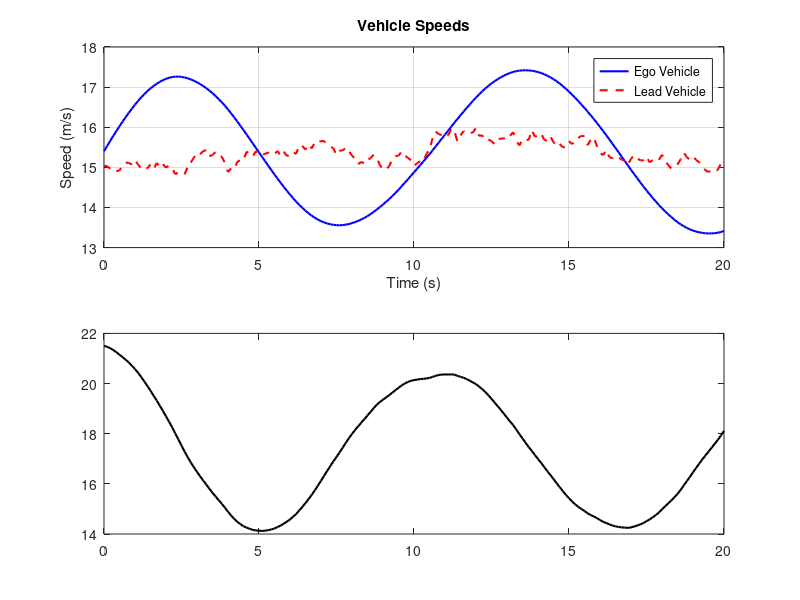

The MATLAB source for this figure: (Note: this script raises an error after producing the figure.)
% Vehicle and controller parameters 

v_ego = 15; % m/s (Initial speed) 

v_lead = 15; % m/s (Initial speed) 

x_ego = 0;   % Initial position 

x_lead = 20; % Initial position  

 

desired_distance = 17.5; % m (Target distance) 

critical_distance = 10;  % m (minimum distance) 

upper_distance_limit = 25; % m (Target upper boundary) 

 

max_force = 8000;      % N (Max acceleration/braking force) 

mass_ego = 1500;       % kg 

 

% Simulation setup 

time_step = 0.1;  

simulation_time = 20;  

time_vector = 0:time_step:simulation_time; 

 

% PID state 

integral_error = 0; 

previous_error = 0; 

 

% Data Logging 

v_ego_log = zeros(size(time_vector)); % Ego Velocity 

v_lead_log = zeros(size(time_vector)); % Lead Velocity 

distance_log = zeros(size(time_vector)); % Inter-Vehicle Distance 

 

for i = 1:length(time_vector) 

    t = time_vector(i); 

 

    % Random fluctuation in lead vehicle's acceleration 

    a_lead = randn() * 0.3 +randn(); % random noise with deviation 0f 0.3 + random num 

    v_lead = max(0, v_lead + a_lead * time_step); % Update lead speed, ensure non-negative 

    x_lead = x_lead + v_lead * time_step;         % Update lead position 

 

    % Compute distance between vehicles 

    distance = max(0, x_lead - x_ego); % Ensure non-negative distance 

 

    % PID error relative to the desired distance 

    error = distance - desired_distance; 

 

    % --- Control Logic --- % 

    if distance < critical_distance 

        % Emergency Override: Apply full braking if below critical distance 

        control_force = -max_force; 

        integral_error = 0; % Reset integral term 

    else 

        % Adaptive PID: Adjust gains based on current distance relative to boundaries 

        if distance < 14 % Getting close to the lower bound (10m < d < 14m) 

            Kp = 800;  Ki = 30; Kd = 250; % Aggressive gain to increase distance (brake harder) 

        elseif distance > 22 % Getting close to the upper bound (d > 22m) 

            Kp = 600;  Ki = 10; Kd = 150; % Gain to decrease distance (accelerate) 

        else % Near the desired distance (14m <= d <= 22m) 

            Kp = 500;  Ki = 20; Kd = 100; % Moderate gain 

        end 

 

        % PID controller calculation 

        integral_error = integral_error + error * time_step; 

        derivative_error = (error - previous_error) / time_step; 

        control_force = Kp * error + Ki * integral_error + Kd * derivative_error; 

        % Saturate control force to vehicle limits 

        control_force = max(-max_force, min(control_force, max_force)); 

    end 

 

    % Apply control force to ego vehicle dynamics 

    a_ego = control_force / mass_ego; 

    v_ego = max(0, v_ego + a_ego * time_step); % Update ego speed, ensure non-negative 

    x_ego = x_ego + v_ego * time_step;         % Update ego position 

 

    % Log data for plotting 

    v_ego_log(i) = v_ego; 

    v_lead_log(i) = v_lead; 

    distance_log(i) = distance; 

 

    % Save error for next iteration's derivative calculation 

    previous_error = error; 

 

   % Print simulation state 

    if mod(i-1, round(1/time_step)) == 0  % Print every 1 second 

        fprintf('Time: %6.2f s | Ego Speed: %6.2f m/s | Lead Speed: %6.2f m/s | Distance: %6.2f m\n', ... 

            t, v_ego, v_lead, distance); 

    end 

 

end 

 

% Plot results 

figure; 

 

% Speed Plot 

subplot(2,1,1); 

plot(time_vector, v_ego_log, 'b', 'LineWidth', 1.5); hold on; 

plot(time_vector, v_lead_log, 'r--', 'LineWidth', 1.5); 

xlabel('Time (s)'); ylabel('Speed (m/s)'); 

title('Vehicle Speeds'); legend('Ego Vehicle', 'Lead Vehicle', 'Location', 'best'); grid on; 

 

% Distance Plot 

subplot(2,1,2); 

plot(time_vector, distance_log, 'k', 'LineWidth', 1.5); hold on; 

% Plot boundaries and desired distance 

yline(critical_distance, 'm:', 'LineWidth', 1.5, 'Label', 'Critical Distance (10m)'); 

yline(upper_distance_limit, 'c:', 'LineWidth', 1.5, 'Label', 'Upper Limit (25m)'); 

yline(desired_distance, 'g--', 'LineWidth', 1, 'Label', 'Desired Distance (17.5m)'); 

xlabel('Time (s)'); ylabel('Distance (m)'); 

title('Inter-Vehicle Distance'); 

ylim([0, max(max(distance_log), upper_distance_limit + 5)]); % Adjust y-axis limit 

legend('Actual Distance', 'Location', 'best'); grid on; 

 

hold off; 
